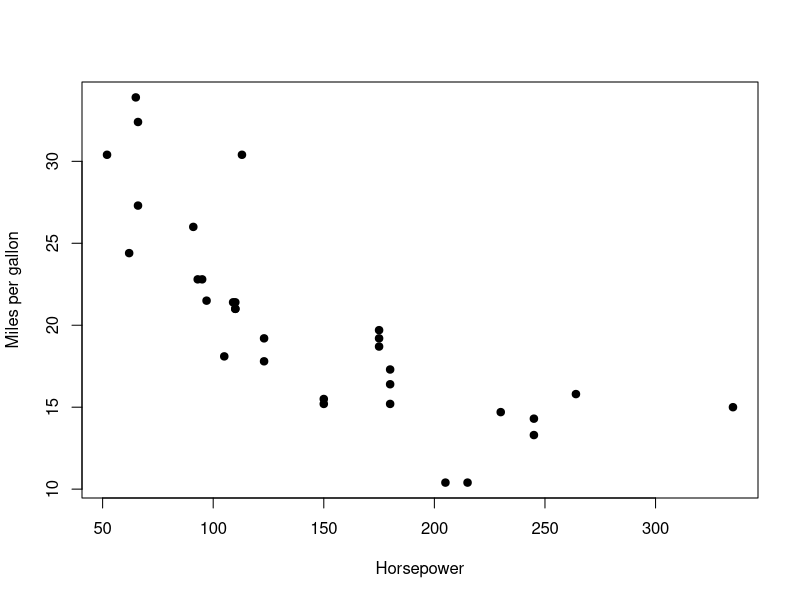

This figure's R source:
## ---- chunk 1
#| message: false
#| warning: false

head(mtcars)
## ---- chunk 2
summary(mtcars)
## ---- chunk 3
#| label: fig-mtcars-scatter
#| fig-cap: "Horsepower versus miles per gallon."

plot(
  mtcars$hp,
  mtcars$mpg,
  xlab = "Horsepower",
  ylab = "Miles per gallon",
  pch = 19
)
